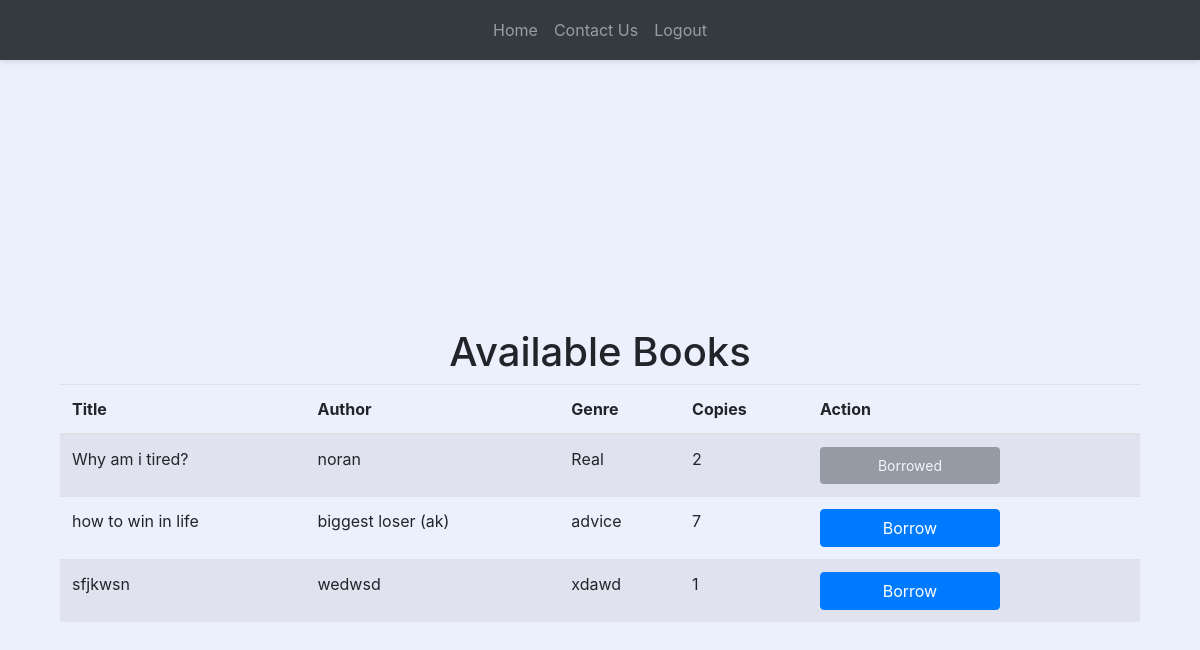
The app's page /book-list (signed in) with its own data.
### website/models.py (models this page shows)
class Book(db.Model):
    id = db.Column(db.Integer, primary_key=True)  # a reference ID
    name = db.Column(db.String(150), nullable=False)  # a title
    author = db.Column(db.String(150), nullable=False)  # an author
    genre = db.Column(db.String(50), nullable=True)  # genre (optional)
    copies = db.Column(db.Integer, nullable=False)  # number of total copies
    remaining_copies = db.Column(db.Integer, nullable=False)  # number of remaining copies
    content_link = db.Column(db.String(500), nullable=True)  # link to access the book (optional)
    borrowed_books = db.relationship('BorrowedBook', backref='book')# relationship to track borrow records for this book

### website/views.py (the view)
@views.route('/book-list')
@login_required
def book_list():
    books = Book.query.all()
    borrowed_book_ids = [borrow.book_id for borrow in current_user.borrowed_books]
    return render_template('book_list.html', books=books, borrowed_book_ids=borrowed_book_ids)

### website/templates/book_list.html
{% extends "base.html" %}
{% block content %}
<div class="container mt-5 pt-5">
    <h1 class="text-center">Available Books</h1>
    <table class="table table-striped">
        <thead>
            <link rel="stylesheet" href="{{ url_for('static', filename='css/style.css') }}">
            <tr>
                <th>Title</th>
                <th>Author</th>
                <th>Genre</th>
                <th>Copies</th>
                <th>Action</th>
            </tr>
        </thead>
        <tbody>
            {% for row in books %}
            <tr>
                <td>{{ row.name }}</td>
                <td>{{ row.author }}</td>
                <td>{{ row.genre }}</td>
                <td>{{ row.remaining_copies }}</td>
                <td>
                    {% if current_user.is_admin %}
                    <a href="/edit-book/{{ row.id }}">
                        <button class="btn btn-warning edit-button">
                            <i class="fas fa-cog"></i> Edit
                        </button>
                    </a>
                    <form action="{{ url_for('views.delete_book', book_id=row.id) }}" method="POST" style="display: inline;">
                        <button class="button" onclick="deleteBook(event, {{ row.id }})">
                            <div class="trash">
                                <div class="top">
                                    <div class="paper"></div>
                                </div>
                                <div class="box"></div>
                                <div class="check">
                                    <svg viewBox="0 0 8 6">
                                        <polyline points="1 3.4 2.71428571 5 7 1"></polyline>
                                    </svg>
                                </div>
                            </div>
                            <span>Delete</span>
                        </button>
                    </form>
                    {% else %}
                    {% if row.remaining_copies <= 0 %}
                    <button class="btn btn-secondary" disabled>Out of Stock</button>
                    {% elif row.id in borrowed_book_ids %}
                    <button class="btn btn-secondary" disabled>Borrowed</button>
                    {% else %}
                    <form action="{{ url_for('views.borrow_book', book_id=row.id) }}" method="POST" style="display: inline;">
                        <button type="submit" class="btn btn-primary">Borrow</button>
                    </form>
                    {% endif %}
                    {% endif %}
                </td>
            </tr>
            {% endfor %}
        </tbody>
    </table>
</div>
{% endblock %}

### website/static/css/style.css (style rules this page uses)
html { box-sizing: border-box; -webkit-font-smoothing: antialiased; }
* { box-sizing: inherit; }
*:before, *:after { box-sizing: inherit; }
body { min-height: 100vh; display: flex; font-family: 'Inter', Arial; justify-content: center; align-items: center; background: #eceffc; }

### website/templates/base.html (style rules this page uses)
button { font-family: inherit; font-size: 20px; background: royalblue; color: white; padding: 0.9em 1.5em; display: flex; align-items: center; justify-content: center; border: none; border-radius: 16px; overflow: hidden; transition: all 0.2s; cursor: pointer; position: relative; width: 180px; }

### records on screen
Book: name "Why am i tired?", author "noran", genre "Real", remaining_copies "2", shows "Borrowed"
Book: name "how to win in life", author "biggest loser (ak)", genre "advice", remaining_copies "7"
Book: name "sfjkwsn", author "wedwsd", genre "xdawd", remaining_copies "1"
